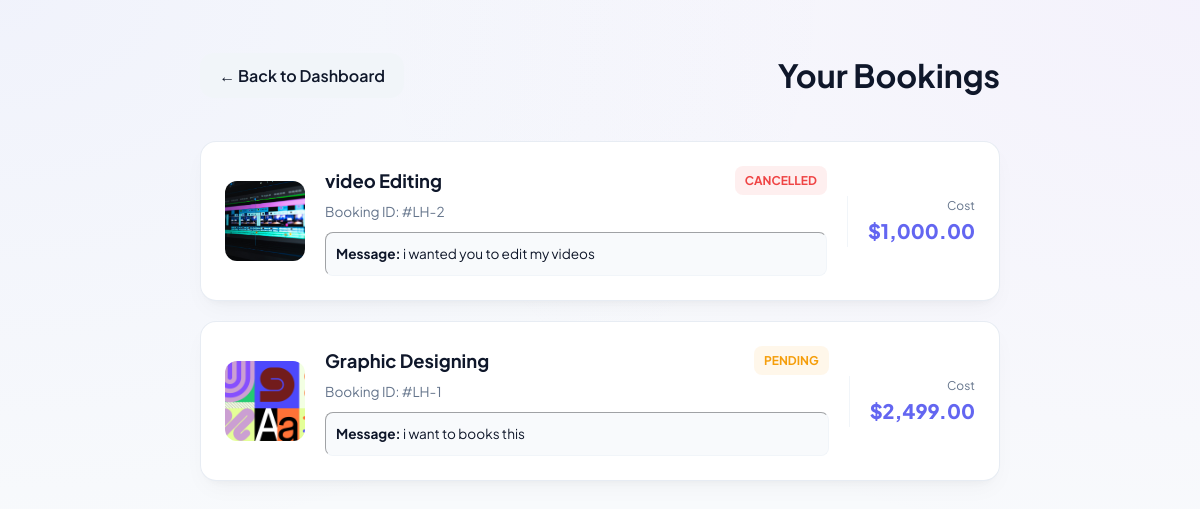
Page /LocalHub/client/bookings.php (signed in) on the committed database.
### tables this page shows
CREATE TABLE IF NOT EXISTS `bookings` (
  `id` int NOT NULL AUTO_INCREMENT,
  `service_id` int NOT NULL,
  `client_id` int NOT NULL,
  `message` text,
  `status` varchar(20) DEFAULT 'pending',
  `created_at` timestamp NULL DEFAULT CURRENT_TIMESTAMP,
  PRIMARY KEY (`id`),
  KEY `service_id` (`service_id`),
  KEY `client_id` (`client_id`)
);

CREATE TABLE IF NOT EXISTS `services` (
  `id` int NOT NULL AUTO_INCREMENT,
  `provider_id` int NOT NULL,
  `category_id` int NOT NULL,
  `title` varchar(200) NOT NULL,
  `description` text NOT NULL,
  `price` decimal(10,2) NOT NULL,
  `image` varchar(255) DEFAULT NULL,
  `created_at` timestamp NULL DEFAULT CURRENT_TIMESTAMP,
  PRIMARY KEY (`id`),
  KEY `provider_id` (`provider_id`),
  KEY `category_id` (`category_id`)
);

### LocalHub/client/bookings.php (the view, shortened to what this page needs)
<?php
include '../includes/db.php';
$client_id = $_SESSION['user_id'];
$query = "SELECT bookings.*, services.title, services.price, services.image
          FROM bookings
          JOIN services ON bookings.service_id = services.id
          WHERE bookings.client_id='$client_id'
          ORDER BY bookings.id DESC";
$result = mysqli_query($conn, $query);
?>
<!DOCTYPE html>
<html lang="en">
<head>
    <link rel="stylesheet" href="../style.css">
</head>
<body class="bg-light">
<div class="container" style="padding-top: 50px; max-width: 800px;">
    <div style="display: flex; justify-content: space-between; align-items: center; margin-bottom: 2.5rem;">
        <a href="dashboard.php" class="btn" style="background: #f1f5f9; color: var(--text-dark); padding: 0.6rem 1.2rem;">
            ← Back to Dashboard
        </a>
        <h2 style="margin: 0; font-size: 2rem;">Your Bookings</h2>
    </div>
    <div style="display: flex; flex-direction: column; gap: 20px;">
        <?php if (mysqli_num_rows($result) > 0) {
            while ($row = mysqli_fetch_assoc($result)) {
                $status_color = "#64748b";
                if($row['status'] == 'pending') $status_color = "#f59e0b";
                if($row['status'] == 'cancelled') $status_color = "#ef4444";
        ?>
        <div class="card" style="padding: 1.5rem; display: flex; flex-direction: row; align-items: center; gap: 20px; border-radius: 16px;">
            <?php
                $service_title = strtolower($row['title']);
                $manual_image = "https://via.placeholder.com/100?text=Service";
                if (strpos($service_title, 'video') !== false) {
                    $manual_image = "../uploads/video_editing.jpg";
                } elseif (strpos($service_title, 'graphic') !== false) {
                    $manual_image = "../uploads/graphic_design.png";
                }
            ?>
            <img src="<?php echo $manual_image; ?>"
                 onerror="this.src='https://via.placeholder.com/100?text=No+Img'"
                 style="width: 80px; height: 80px; border-radius: 12px; object-fit: cover; flex-shrink: 0;" alt="Service Image">
            <div style="flex-grow: 1; display: flex; flex-direction: column;">
                <div style="display: flex; justify-content: space-between; align-items: start; margin-bottom: 5px;">
                    <h4 style="margin: 0; font-size: 1.15rem; color: var(--text-dark);"><?php echo $row['title']; ?></h4>
                    <span style="background: <?php echo $status_color; ?>15; color: <?php echo $status_color; ?>; padding: 5px 10px; border-radius: 8px; font-size: 0.75rem; font-weight: 700; text-transform: uppercase; margin-left: 10px;">
                        <?php echo $row['status']; ?>
                    </span>
                </div>
                <p style="color: var(--text-muted); font-size: 0.85rem; margin: 0 0 10px 0;">Booking ID: #LH-<?php echo $row['id']; ?></p>
                <div style="background: #f8fafc; padding: 10px; border-radius: 8px; border: 1px inset #f1f5f9;">
                    <p style="margin: 0; font-size: 0.85rem; color: var(--text-dark);">
                        <strong>Message:</strong> <?php echo $row['message']; ?>
                    </p>
                </div>
            </div>
            <div style="text-align: right; border-left: 1px solid #f1f5f9; padding-left: 20px; min-width: 90px; flex-shrink: 0;">
                <p style="margin: 0; color: var(--text-muted); font-size: 0.75rem;">Cost</p>
                <p style="margin: 0; font-size: 1.25rem; font-weight: 800; color: #6366f1;">$<?php echo number_format($row['price'], 2); ?></p>
            </div>
        </div>
        <?php }
        } ?>
    </div>
</div>
</body>
</html>

### LocalHub/style.css (style rules this page uses)
:root { --brand-gradient: linear-gradient(135deg, #6366f1 0%, #a855f7 100%); --bg-main: #fcfcfd; --text-dark: #0f172a; --text-muted: #64748b; --white: #ffffff; --card-shadow: 0 10px 25px -5px rgba(0, 0, 0, 0.04), 0 8px 10px -6px rgba(0, 0, 0, 0.04); }
body { font-family: 'Plus Jakarta Sans', sans-serif; background-color: #f8fafc; background-image: radial-gradient(at 0% 0%, rgba(99, 102, 241, 0.05) 0px, transparent 50%), radial-gradient(at 100% 0%, rgba(168, 85, 247, 0.05) 0px, transparent 50%); background-attachment: fixed; color: var(--text-dark); margin: 0; line-height: 1.6; }
.container { max-width: 1200px; margin: 0 auto; padding: 2rem; }
.card { background: var(--white); border: 1px solid rgba(226, 232, 240, 0.8); border-radius: 24px; padding: 2.5rem; box-shadow: var(--card-shadow); transition: all 0.3s cubic-bezier(0.4, 0, 0.2, 1); }
.btn { padding: 0.8rem 1.8rem; border-radius: 14px; font-weight: 600; text-decoration: none; display: inline-block; transition: all 0.2s; border: none; cursor: pointer; }
img { transition: transform 0.4s ease; }

### rows in the picture
bookings: shows a picture, service.title "video Editing", status "CANCELLED", id "2", message "i wanted you to edit my videos", service.price "1,000.00"
bookings: shows a picture, service.title "Graphic Designing", status "PENDING", id "1", message "i want to books this", service.price "2,499.00"
